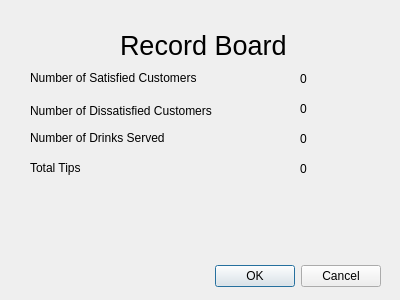
<?xml version="1.0" encoding="UTF-8"?>
<ui version="4.0">
 <class>RecordBoard</class>
 <widget class="QDialog" name="RecordBoard">
  <property name="geometry">
   <rect>
    <x>0</x>
    <y>0</y>
    <width>400</width>
    <height>300</height>
   </rect>
  </property>
  <property name="windowTitle">
   <string>Dialog</string>
  </property>
  <widget class="QDialogButtonBox" name="buttonBox">
   <property name="geometry">
    <rect>
     <x>40</x>
     <y>260</y>
     <width>341</width>
     <height>32</height>
    </rect>
   </property>
   <property name="orientation">
    <enum>Qt::Horizontal</enum>
   </property>
   <property name="standardButtons">
    <set>QDialogButtonBox::Cancel|QDialogButtonBox::Ok</set>
   </property>
  </widget>
  <widget class="QLabel" name="recordBoardLabel">
   <property name="geometry">
    <rect>
     <x>120</x>
     <y>20</y>
     <width>171</width>
     <height>51</height>
    </rect>
   </property>
   <property name="font">
    <font>
     <pointsize>20</pointsize>
    </font>
   </property>
   <property name="text">
    <string>Record Board</string>
   </property>
  </widget>
  <widget class="QLabel" name="satisfiedLabel">
   <property name="geometry">
    <rect>
     <x>30</x>
     <y>70</y>
     <width>221</width>
     <height>16</height>
    </rect>
   </property>
   <property name="text">
    <string>Number of Satisfied Customers</string>
   </property>
  </widget>
  <widget class="QLabel" name="dissatisfiedLabel">
   <property name="geometry">
    <rect>
     <x>30</x>
     <y>90</y>
     <width>241</width>
     <height>41</height>
    </rect>
   </property>
   <property name="text">
    <string>Number of Dissatisfied Customers</string>
   </property>
  </widget>
  <widget class="QLabel" name="servedLabel">
   <property name="geometry">
    <rect>
     <x>30</x>
     <y>130</y>
     <width>181</width>
     <height>16</height>
    </rect>
   </property>
   <property name="text">
    <string>Number of Drinks Served</string>
   </property>
  </widget>
  <widget class="QLabel" name="tipsLabel">
   <property name="geometry">
    <rect>
     <x>30</x>
     <y>160</y>
     <width>81</width>
     <height>16</height>
    </rect>
   </property>
   <property name="text">
    <string>Total Tips</string>
   </property>
  </widget>
  <widget class="QLabel" name="numSatisfiedLabel">
   <property name="geometry">
    <rect>
     <x>270</x>
     <y>70</y>
     <width>67</width>
     <height>17</height>
    </rect>
   </property>
   <property name="text">
    <string>0</string>
   </property>
   <property name="alignment">
    <set>Qt::AlignCenter</set>
   </property>
  </widget>
  <widget class="QLabel" name="numDissatisfiedLabel">
   <property name="geometry">
    <rect>
     <x>270</x>
     <y>100</y>
     <width>67</width>
     <height>17</height>
    </rect>
   </property>
   <property name="text">
    <string>0</string>
   </property>
   <property name="alignment">
    <set>Qt::AlignCenter</set>
   </property>
  </widget>
  <widget class="QLabel" name="numServedLabel">
   <property name="geometry">
    <rect>
     <x>270</x>
     <y>130</y>
     <width>67</width>
     <height>17</height>
    </rect>
   </property>
   <property name="text">
    <string>0</string>
   </property>
   <property name="alignment">
    <set>Qt::AlignCenter</set>
   </property>
  </widget>
  <widget class="QLabel" name="numTipsLabel">
   <property name="geometry">
    <rect>
     <x>270</x>
     <y>160</y>
     <width>67</width>
     <height>17</height>
    </rect>
   </property>
   <property name="text">
    <string>0</string>
   </property>
   <property name="alignment">
    <set>Qt::AlignCenter</set>
   </property>
  </widget>
 </widget>
 <resources/>
 <connections>
  <connection>
   <sender>buttonBox</sender>
   <signal>accepted()</signal>
   <receiver>RecordBoard</receiver>
   <slot>accept()</slot>
   <hints>
    <hint type="sourcelabel">
     <x>248</x>
     <y>254</y>
    </hint>
    <hint type="destinationlabel">
     <x>157</x>
     <y>274</y>
    </hint>
   </hints>
  </connection>
  <connection>
   <sender>buttonBox</sender>
   <signal>rejected()</signal>
   <receiver>RecordBoard</receiver>
   <slot>reject()</slot>
   <hints>
    <hint type="sourcelabel">
     <x>316</x>
     <y>260</y>
    </hint>
    <hint type="destinationlabel">
     <x>286</x>
     <y>274</y>
    </hint>
   </hints>
  </connection>
 </connections>
</ui>
